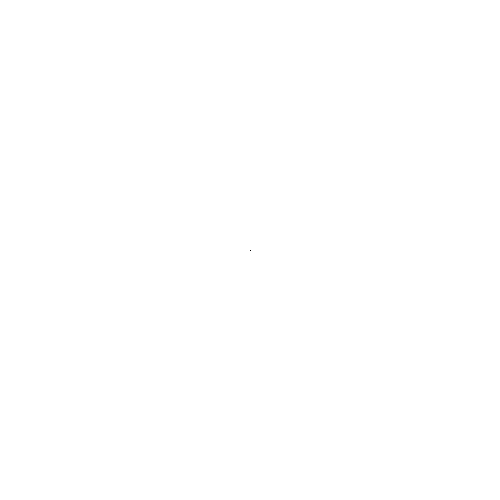
Frame 1 (no input)
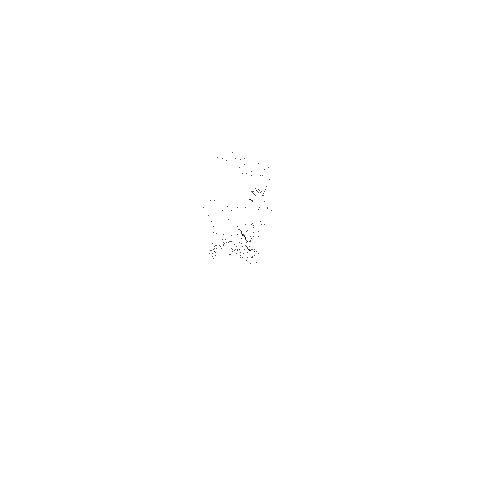
Frame 60 (the mouse pressed at the canvas centre just before this capture)
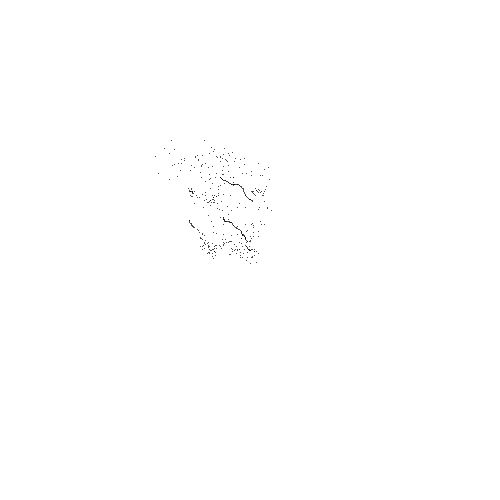
Frame 120 (the mouse held since frame 60 and released just before this capture)

The Processing sketch that drew these frames (run headless with seeded random() and noise(); from frame 60 on, the mouse is pressed at the canvas centre):

// Processing sketch: dise_odeProbabilidad_01
// ── dise_odeProbabilidad_01.pde
Walker[]w = new Walker [5];

void setup() {
  size(500, 500);
  background(255);
  for (int i =0; i< w.length; i++) {
    w[i] = new Walker();
  }
}

void draw() {
  for (int i = 0; i< w.length; i++) {
    w[i].display(0, 0, 0);
    w[i].step();
  }
}
// ── Walker.pde
class Walker {
  int x;
  int y;
  float stepsize = 0;

  Walker() {
    x = width/2;
    y = height/2;
  }

  void display(float r, float g, float b) {
    stroke(r, g, b);
    point(x, y);
  }

  void step() {
    int r1 = int(random(5));
    int p = r1*r1;
    int r2 = int(random(0,25));
    
    if(p == r2){
    stepsize = r2;
    }
    float stepx = random(-stepsize, stepsize);
    float stepy = random(-stepsize, stepsize);

    x += stepx;
    y += stepy;
    println(p+":"+r2);
  }
}//EOC
